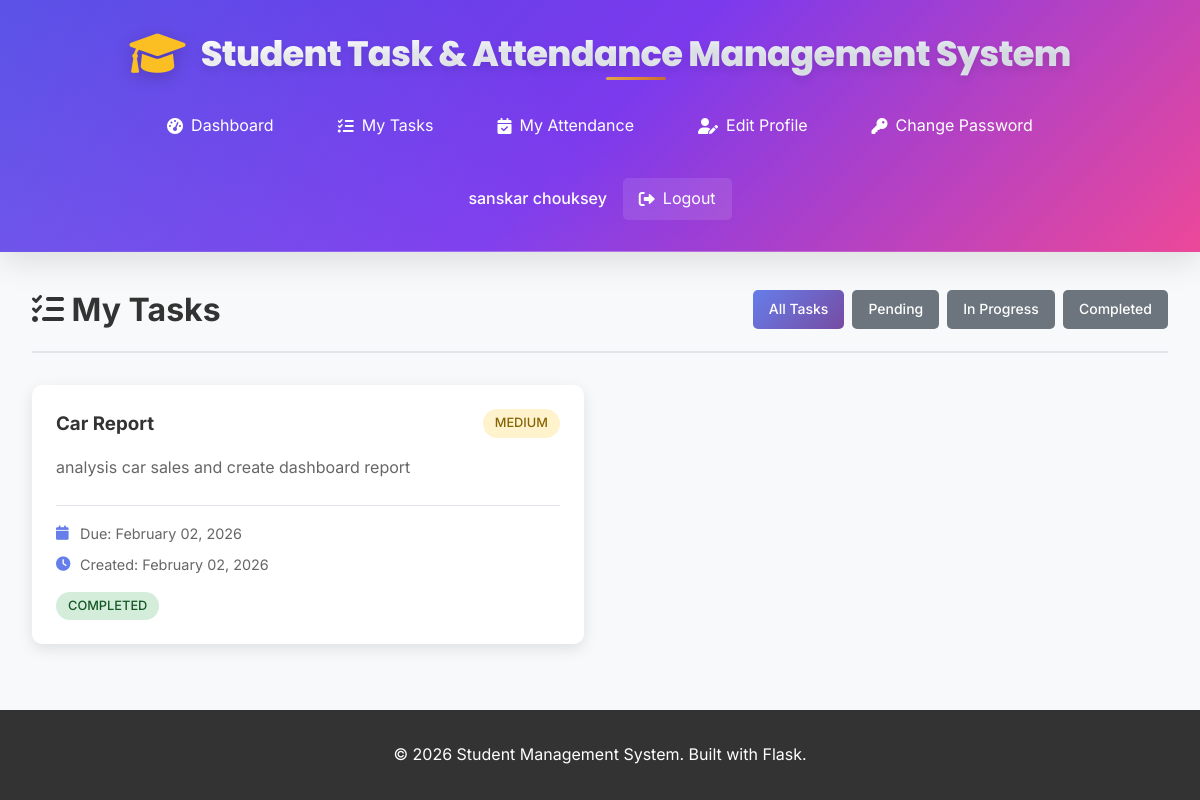
Screenshot of /student/tasks (signed in) with the database file from the repository.
### models.py (models this page shows, shortened)
class User(UserMixin, db.Model):
    id = db.Column(db.Integer, primary_key=True)
    username = db.Column(db.String(80), unique=True, nullable=False)
    email = db.Column(db.String(120), unique=True, nullable=False)
    password_hash = db.Column(db.String(120), nullable=False)
    role = db.Column(db.String(20), nullable=False, default='student')  # 'admin' or 'student'
    full_name = db.Column(db.String(100), nullable=False)
    created_at = db.Column(db.DateTime, default=datetime.utcnow)
    is_active = db.Column(db.Boolean, default=True)
    tasks = db.relationship('Task', backref='assigned_student', lazy=True, foreign_keys='Task.student_id')
    attendance_records = db.relationship('Attendance', backref='student', lazy=True, foreign_keys='Attendance.student_id')
    def is_admin(self):
        return self.role == 'admin'

class Task(db.Model):
    id = db.Column(db.Integer, primary_key=True)
    title = db.Column(db.String(200), nullable=False)
    description = db.Column(db.Text, nullable=True)
    due_date = db.Column(db.Date, nullable=False)
    status = db.Column(db.String(20), default='pending')  # 'pending', 'in_progress', 'completed'
    priority = db.Column(db.String(20), default='medium')  # 'low', 'medium', 'high'
    created_at = db.Column(db.DateTime, default=datetime.utcnow)
    updated_at = db.Column(db.DateTime, default=datetime.utcnow, onupdate=datetime.utcnow)
    student_id = db.Column(db.Integer, db.ForeignKey('user.id'), nullable=False)
    created_by = db.Column(db.Integer, db.ForeignKey('user.id'), nullable=False)
    creator = db.relationship('User', foreign_keys=[created_by], backref='created_tasks')

### app.py (the view)
@app.route('/student/tasks')
@login_required
def student_tasks():
    if current_user.is_admin():
        return redirect(url_for('admin_dashboard'))
    status_filter = request.args.get('status', 'all')
    query = Task.query.filter_by(student_id=current_user.id)
    if status_filter != 'all':
        query = query.filter_by(status=status_filter)
    tasks = query.order_by(Task.due_date.asc()).all()
    return render_template('student/tasks.html', tasks=tasks, status_filter=status_filter)

### app.py (called while the page is built)
@app.context_processor
def inject_date():
    return {'date': date}

### templates/student/tasks.html (shortened to what this page needs)
{% extends "base.html" %}
{% block content %}
<div class="page-container">
    <div class="page-header">
        <h1><i class="fas fa-tasks"></i> My Tasks</h1>
        <div class="task-filters">
            <a href="{{ url_for('student_tasks', status='all') }}"
               class="btn btn-sm {% if status_filter == 'all' %}btn-primary{% else %}btn-secondary{% endif %}">
                All Tasks
            </a>
            <a href="{{ url_for('student_tasks', status='pending') }}"
               class="btn btn-sm {% if status_filter == 'pending' %}btn-primary{% else %}btn-secondary{% endif %}">
                Pending
            </a>
            <a href="{{ url_for('student_tasks', status='in_progress') }}"
               class="btn btn-sm {% if status_filter == 'in_progress' %}btn-primary{% else %}btn-secondary{% endif %}">
                In Progress
            </a>
            <a href="{{ url_for('student_tasks', status='completed') }}"
               class="btn btn-sm {% if status_filter == 'completed' %}btn-primary{% else %}btn-secondary{% endif %}">
                Completed
            </a>
        </div>
    </div>
    {% if tasks %}
        <div class="tasks-grid">
            {% for task in tasks %}
                <div class="task-card">
                    <div class="task-header">
                        <h3>{{ task.title }}</h3>
                        <span class="priority-badge priority-{{ task.priority }}">
                            {{ task.priority.title() }}
                        </span>
                    </div>
                    {% if task.description %}
                        <div class="task-description">
                            <p>{{ task.description }}</p>
                        </div>
                    {% endif %}
                    <div class="task-details">
                        <div class="task-meta">
                            <div class="meta-item">
                                <i class="fas fa-calendar"></i>
                                <span>Due: {{ task.due_date.strftime('%B %d, %Y') }}</span>
                            </div>
                            <div class="meta-item">
                                <i class="fas fa-clock"></i>
                                <span>Created: {{ task.created_at.strftime('%B %d, %Y') }}</span>
                            </div>
                        </div>
                        <div class="task-status-section">
                            <span class="task-status status-{{ task.status }}">
                                {{ task.status.replace('_', ' ').title() }}
                            </span>
                        </div>
                    </div>
                </div>
            {% endfor %}
        </div>
    {% endif %}
</div>
{% endblock %}

### templates/base.html (shortened to what this page needs)
<!DOCTYPE html>
<html lang="en">
<head>
    <link rel="stylesheet" href="{{ url_for('static', filename='css/style.css') }}">
    <link href="https://cdnjs.cloudflare.com/ajax/libs/font-awesome/6.0.0/css/all.min.css" rel="stylesheet">
</head>
<body>
    <nav class="navbar">
        <div class="nav-container">
            <div class="nav-brand">
                <i class="fas fa-graduation-cap"></i>
                <span>Student Task & Attendance Management System</span>
            </div>
            {% if current_user.is_authenticated %}
            <div class="nav-menu">
                {% if current_user.is_admin() %}
                    <a href="{{ url_for('admin_dashboard') }}" class="nav-link">
                        <i class="fas fa-tachometer-alt"></i> Dashboard
                    </a>
                    <a href="{{ url_for('admin_students') }}" class="nav-link">
                        <i class="fas fa-users"></i> Students
                    </a>
                    <a href="{{ url_for('admin_tasks') }}" class="nav-link">
                        <i class="fas fa-tasks"></i> Tasks
                    </a>
                    <a href="{{ url_for('admin_attendance') }}" class="nav-link">
                        <i class="fas fa-calendar-check"></i> Attendance
                    </a>
                    <a href="{{ url_for('admin_edit_profile') }}" class="nav-link">
                        <i class="fas fa-user-edit"></i> Edit Profile
                    </a>
                    <a href="{{ url_for('admin_change_password') }}" class="nav-link">
                        <i class="fas fa-key"></i> Change Password
                    </a>
                {% else %}
                    <a href="{{ url_for('student_dashboard') }}" class="nav-link">
                        <i class="fas fa-tachometer-alt"></i> Dashboard
                    </a>
                    <a href="{{ url_for('student_tasks') }}" class="nav-link">
                        <i class="fas fa-tasks"></i> My Tasks
                    </a>
                    <a href="{{ url_for('student_attendance') }}" class="nav-link">
                        <i class="fas fa-calendar-check"></i> My Attendance
                    </a>
                    <a href="{{ url_for('edit_profile') }}" class="nav-link">
                        <i class="fas fa-user-edit"></i> Edit Profile
                    </a>
                    <a href="{{ url_for('change_password') }}" class="nav-link">
                        <i class="fas fa-key"></i> Change Password
                    </a>
                {% endif %}
                <div class="nav-user">
                    <span class="user-name">{{ current_user.full_name }}</span>
                    <a href="{{ url_for('logout') }}" class="nav-link logout">
                        <i class="fas fa-sign-out-alt"></i> Logout
                    </a>
                </div>
            </div>
            {% endif %}
        </div>
    </nav>
    <main class="main-content">
        {% block content %}{% endblock %}
    </main>
    <footer class="footer">
        <div class="footer-content">
            <p>&copy; 2026 Student Management System. Built with Flask.</p>
        </div>
    </footer>
</body>
</html>

### static/css/style.css (style rules this page uses)
* { margin: 0; padding: 0; box-sizing: border-box; }
body { font-family: 'Inter', -apple-system, BlinkMacSystemFont, 'Segoe UI', Roboto, Oxygen, Ubuntu, Cantarell, sans-serif; line-height: 1.6; color: #333; background-color: #f8f9fa; min-height: 100vh; display: flex; flex-direction: column; }
.navbar { background: linear-gradient(135deg, #4f46e5 0%, #7c3aed 50%, #ec4899 100%); color: white; padding: 2rem 0; box-shadow: 0 8px 32px rgba(0,0,0,0.12); position: relative; overflow: hidden; }
.navbar::before { content: ''; position: absolute; top: 0; left: 0; right: 0; bottom: 0; background: linear-gradient(45deg, rgba(255,255,255,0.1) 0%, transparent 50%); pointer-events: none; }
.navbar::after { content: ''; position: absolute; bottom: 0; left: 0; right: 0; height: 1px; background: linear-gradient(90deg, transparent 0%, rgba(255,255,255,0.3) 50%, transparent 100%); }
.nav-container { max-width: 1200px; margin: 0 auto; padding: 0 2rem; display: flex; flex-direction: column; align-items: center; gap: 1rem; }
.nav-brand { display: flex; align-items: center; justify-content: center; font-family: 'Poppins', sans-serif; font-size: 2.2rem; font-weight: 800; text-align: center; letter-spacing: -0.02em; position: relative; z-index: 1; margin-bottom: 0.75rem; line-height: 1.2; }
.nav-brand span { background: linear-gradient(135deg, #ffffff 0%, #f1f5f9 30%, #e2e8f0 100%); -webkit-background-clip: text; -webkit-text-fill-color: transparent; background-clip: text; text-shadow: 0 4px 8px rgba(0,0,0,0.1); position: relative; }
.nav-brand span::after { content: ''; position: absolute; bottom: -4px; left: 50%; transform: translateX(-50%); width: 60px; height: 3px; background: linear-gradient(90deg, #fbbf24, #f59e0b, #d97706); border-radius: 2px; opacity: 0.8; }
.nav-brand i { margin-right: 1rem; font-size: 2.8rem; color: #fbbf24; filter: drop-shadow(0 4px 8px rgba(0,0,0,0.2)); animation: pulse 2s ease-in-out infinite alternate; }
.nav-menu { display: flex; align-items: center; gap: 2rem; flex-wrap: wrap; justify-content: center; }
.nav-link { color: white; text-decoration: none; padding: 0.5rem 1rem; border-radius: 5px; transition: background-color 0.3s; display: flex; align-items: center; gap: 0.5rem; }
.nav-user { display: flex; align-items: center; gap: 1rem; }
.user-name { font-weight: 500; }
.logout { background-color: rgba(255,255,255,0.1); }
.main-content { flex: 1; max-width: 1200px; margin: 0 auto; padding: 2rem; width: 100%; }
.btn { padding: 0.75rem 1.5rem; border: none; border-radius: 5px; font-size: 1rem; font-weight: 500; text-decoration: none; display: inline-flex; align-items: center; gap: 0.5rem; cursor: pointer; transition: all 0.3s; text-align: center; justify-content: center; }
.btn-primary { background: linear-gradient(135deg, #667eea 0%, #764ba2 100%); color: white; }
.btn-secondary { background-color: #6c757d; color: white; }
.btn-sm { padding: 0.5rem 1rem; font-size: 0.875rem; }
.task-status, .attendance-status { padding: 0.25rem 0.75rem; border-radius: 20px; font-size: 0.8rem; font-weight: 500; text-transform: uppercase; }
.status-completed { background-color: #d4edda; color: #155724; }
.page-container { max-width: 1200px; margin: 0 auto; }
.page-header { display: flex; justify-content: space-between; align-items: center; margin-bottom: 2rem; padding-bottom: 1rem; border-bottom: 2px solid #e1e5e9; }
.page-header h1 { color: #333; }
.footer { background-color: #333; color: white; text-align: center; padding: 2rem 0; margin-top: auto; }
.footer-content { max-width: 1200px; margin: 0 auto; padding: 0 2rem; }

### rows the page displays
User: full_name "sanskar chouksey"
Task: title "Car Report", priority "MEDIUM", description "analysis car sales and create dashboard report", due_date "February 02, 2026", created_at "February 02, 2026", status.replace "COMPLETED"
